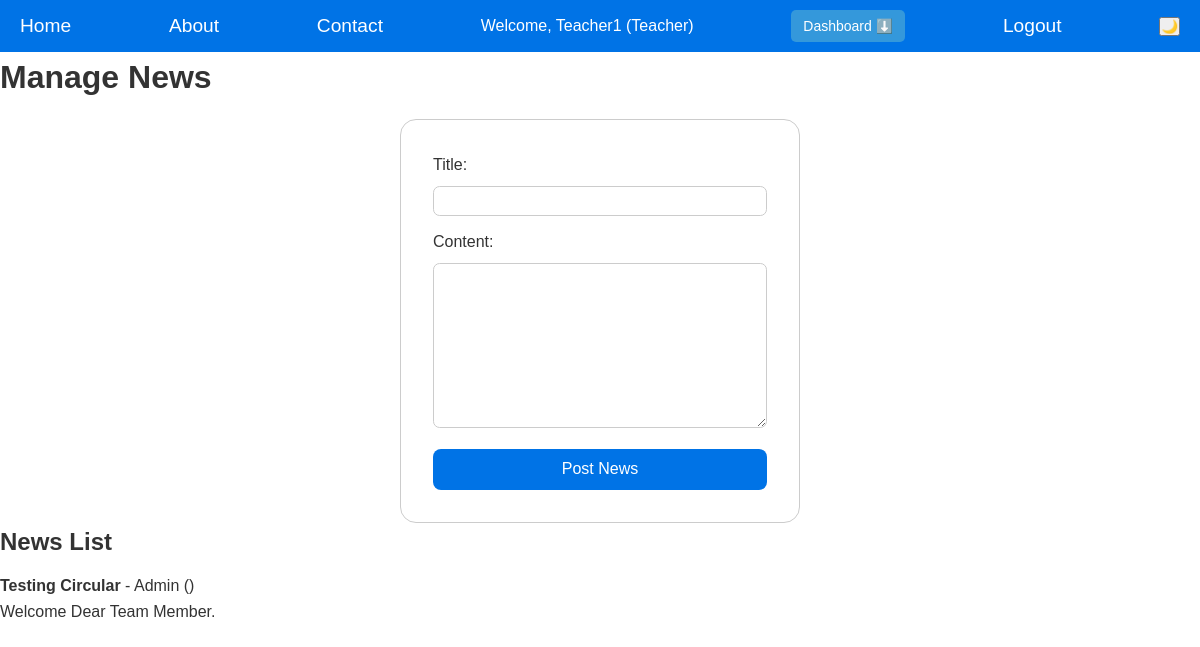
Screenshot of /manage-news/ (signed in) with the database file from the repository.
### core/models.py (models this page shows, shortened)
class User(AbstractUser):
    ROLE_CHOICES = [
        ('admin', 'Admin'),
        ('teacher', 'Teacher'),
        ('student', 'Student'),
        ('parent', 'Parent'),
        ('staff', 'Non-Academic Staff'),
    ]
    role = models.CharField(max_length=20, choices=ROLE_CHOICES, default='student')
    def __str__(self):
        return self.username

class News(models.Model):
    title = models.CharField(max_length=255)
    content = models.TextField()
    date_posted = models.DateTimeField(auto_now_add=True)
    posted_by = models.ForeignKey(settings.AUTH_USER_MODEL, on_delete=models.CASCADE)

### core/views.py (the view)
# urls.py: path('manage-news/', views.manage_news, name='manage_news'),
@login_required
@user_passes_test(lambda user: user.role == 'admin' or user.role == 'teacher')
def manage_news(request):
    if request.method == 'POST':
        form = NewsForm(request.POST)
        if form.is_valid():
            news = form.save(commit=False)
            news.posted_by = request.user
            news.save()
            return redirect('manage_news')
    else:
        form = NewsForm()
    news_list = News.objects.all()
    return render(request, 'core/manage_news.html', {'form': form, 'news_list': news_list})

### core/forms.py
class NewsForm(forms.ModelForm):
    class Meta:
        model = News
        fields = ['title', 'content']

### core/templates/core/manage_news.html (shortened to what this page needs)
{% extends 'core/base.html' %}
{% block content %}
<h1>Manage News</h1>
<form method="post">
    {{ form.as_p }}
    <button type="submit">Post News</button>
</form>
<h2>News List</h2>
<ul>
    {% for news in news_list %}
    <li>
        <strong>{{ news.title }}</strong> - {{ news.posted_by }} ({{ news.posted_on }})
        <p>{{ news.content }}</p>
    </li>
    {% endfor %}
</ul>
{% endblock %}

### core/templates/core/base.html (shortened to what this page needs)
{% load static %}
<!DOCTYPE html>
<html lang="en">
<head>
    <link rel="stylesheet" href="{% static 'css/styles.css' %}">
</head>
<body class="light-mode">
    <nav>
        <a href="{% url 'home' %}">Home</a>
        <a href="{% url 'about' %}">About</a>
        <a href="{% url 'contact' %}">Contact</a>
        {% if user.is_authenticated %}
            <span>Welcome, {{ user.username }} ({{ user.role|default:"User"|title }})</span>
            <div class="dropdown">
                <button class="dropbtn">Dashboard ⬇️</button>
            </div>
            <a href="{% url 'logout' %}">Logout</a>
        {% else %}
            <a href="{% url 'login' %}">Login</a>
            <a href="{% url 'register' %}">Register</a>
        {% endif %}
        <button id="theme-toggle">🌙</button>
    </nav>
    <main>
        {% block content %}{% endblock %}
    </main>
</body>
</html>

### core/static/css/styles.css (style rules this page uses)
* { margin: 0; padding: 0; box-sizing: border-box; }
:root { --background-light: #fff; --text-light: #333; --background-dark: #222; --text-dark: #f4f4f4; --primary-color: #0073e6; --secondary-color: #005bb5; --border-color-light: #ccc; --border-color-dark: #555; }
body { background: var(--background-light); color: var(--text-light); font-family: Arial, sans-serif; line-height: 1.6; transition: background 0.3s, color 0.3s; }
nav { display: flex; justify-content: space-between; align-items: center; padding: 10px 20px; background: var(--primary-color); color: white; }
nav a { color: white; text-decoration: none; font-size: 1.2rem; }
h1, h2, h3, h4, h5, h6 { margin-bottom: 0.5em; color: var(--text-light); }
a { color: var(--primary-color); text-decoration: none; transition: color 0.3s; }
form { max-width: 400px; margin: 0 auto; padding: 2em; border: 1px solid var(--border-color-light); border-radius: 1em; background-color: var(--background-light); transition: background 0.3s, border-color 0.3s; }
input[type="text"], input[type="email"], input[type="password"], select, textarea { width: 100%; padding: 0.5em; margin-bottom: 1em; border: 1px solid var(--border-color-light); border-radius: 0.5em; box-sizing: border-box; background-color: var(--background-light); color: var(--text-light); transition: background 0.3s, border-color 0.3s, color 0.3s; }
label { margin-bottom: 0.5em; color: var(--text-light); display: block; }
button[type="submit"] { padding: 0.7em; color: white; background-color: var(--primary-color); border: none; border-radius: 0.5em; cursor: pointer; width: 100%; font-size: 1em; transition: background 0.3s; }
.dropdown { display: inline-block; position: relative; }
.dropbtn { background: #3498db; color: white; padding: 8px 12px; font-size: 14px; border: none; cursor: pointer; border-radius: 5px; }

### rows the page displays
User: username "Teacher1", role "Teacher"
News: title "Testing Circular", posted_by "Admin", content "Welcome Dear Team Member."
